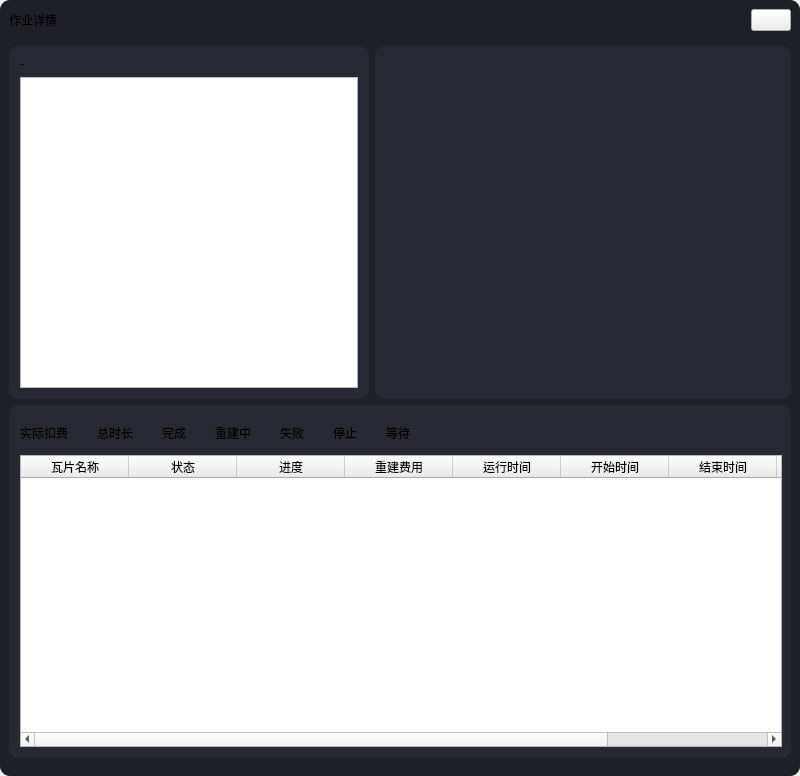
<?xml version="1.0" encoding="UTF-8"?>
<ui version="4.0">
 <class>DetailViewPage</class>
 <widget class="QWidget" name="DetailViewPage">
  <property name="geometry">
   <rect>
    <x>0</x>
    <y>0</y>
    <width>800</width>
    <height>776</height>
   </rect>
  </property>
  <property name="windowTitle">
   <string notr="true">DetailViewPage</string>
  </property>
  <property name="windowOpacity">
   <double>1.000000000000000</double>
  </property>
  <property name="styleSheet">
   <string notr="true">#widgetBody{background-color:#1f1f27;border-radius: 10px;}
QGroupBox {background-color:#282832;border:none; border-radius: 10px;}
</string>
  </property>
  <layout class="QVBoxLayout" name="verticalLayout_2">
   <property name="leftMargin">
    <number>0</number>
   </property>
   <property name="topMargin">
    <number>0</number>
   </property>
   <property name="rightMargin">
    <number>0</number>
   </property>
   <property name="bottomMargin">
    <number>0</number>
   </property>
   <item>
    <widget class="QWidget" name="widgetBody" native="true">
     <layout class="QVBoxLayout" name="verticalLayout_3">
      <property name="spacing">
       <number>6</number>
      </property>
      <property name="leftMargin">
       <number>0</number>
      </property>
      <property name="topMargin">
       <number>0</number>
      </property>
      <property name="rightMargin">
       <number>0</number>
      </property>
      <property name="bottomMargin">
       <number>9</number>
      </property>
      <item>
       <widget class="QWidget" name="widget_title" native="true">
        <layout class="QHBoxLayout" name="horizontalLayout_5">
         <property name="spacing">
          <number>6</number>
         </property>
         <property name="leftMargin">
          <number>9</number>
         </property>
         <property name="topMargin">
          <number>9</number>
         </property>
         <property name="rightMargin">
          <number>9</number>
         </property>
         <property name="bottomMargin">
          <number>0</number>
         </property>
         <item>
          <widget class="QLabel" name="label_title">
           <property name="text">
            <string>作业详情</string>
           </property>
          </widget>
         </item>
         <item>
          <spacer name="horizontalSpacer_2">
           <property name="orientation">
            <enum>Qt::Horizontal</enum>
           </property>
           <property name="sizeHint" stdset="0">
            <size>
             <width>40</width>
             <height>20</height>
            </size>
           </property>
          </spacer>
         </item>
         <item>
          <widget class="QPushButton" name="btnHide">
           <property name="text">
            <string/>
           </property>
          </widget>
         </item>
        </layout>
       </widget>
      </item>
      <item>
       <widget class="QWidget" name="widget_main" native="true">
        <property name="sizePolicy">
         <sizepolicy hsizetype="Preferred" vsizetype="Expanding">
          <horstretch>0</horstretch>
          <verstretch>0</verstretch>
         </sizepolicy>
        </property>
        <layout class="QVBoxLayout" name="verticalLayout">
         <property name="leftMargin">
          <number>0</number>
         </property>
         <property name="topMargin">
          <number>0</number>
         </property>
         <property name="rightMargin">
          <number>0</number>
         </property>
         <property name="bottomMargin">
          <number>0</number>
         </property>
         <item>
          <layout class="QVBoxLayout" name="verticalLayout_4" stretch="1,1">
           <property name="leftMargin">
            <number>9</number>
           </property>
           <property name="topMargin">
            <number>9</number>
           </property>
           <property name="rightMargin">
            <number>9</number>
           </property>
           <property name="bottomMargin">
            <number>9</number>
           </property>
           <item>
            <layout class="QHBoxLayout" name="horizontalLayout">
             <property name="leftMargin">
              <number>0</number>
             </property>
             <property name="rightMargin">
              <number>0</number>
             </property>
             <item>
              <widget class="QGroupBox" name="groupBox">
               <property name="minimumSize">
                <size>
                 <width>360</width>
                 <height>300</height>
                </size>
               </property>
               <property name="maximumSize">
                <size>
                 <width>360</width>
                 <height>16777215</height>
                </size>
               </property>
               <property name="title">
                <string/>
               </property>
               <layout class="QVBoxLayout" name="verticalLayout_7">
                <item>
                 <widget class="QLabel" name="label">
                  <property name="text">
                   <string>-</string>
                  </property>
                 </widget>
                </item>
                <item>
                 <widget class="QTableView" name="tableView">
                  <property name="editTriggers">
                   <set>QAbstractItemView::NoEditTriggers</set>
                  </property>
                  <property name="selectionMode">
                   <enum>QAbstractItemView::NoSelection</enum>
                  </property>
                  <property name="showGrid">
                   <bool>false</bool>
                  </property>
                  <attribute name="horizontalHeaderVisible">
                   <bool>false</bool>
                  </attribute>
                  <attribute name="horizontalHeaderMinimumSectionSize">
                   <number>200</number>
                  </attribute>
                  <attribute name="verticalHeaderVisible">
                   <bool>false</bool>
                  </attribute>
                 </widget>
                </item>
               </layout>
              </widget>
             </item>
             <item>
              <widget class="QGroupBox" name="groupBox_2">
               <property name="minimumSize">
                <size>
                 <width>360</width>
                 <height>300</height>
                </size>
               </property>
               <property name="title">
                <string/>
               </property>
               <layout class="QVBoxLayout" name="verticalLayout_6">
                <item>
                 <widget class="WebView" name="widget_3dview" native="true"/>
                </item>
               </layout>
              </widget>
             </item>
            </layout>
           </item>
           <item>
            <widget class="QGroupBox" name="groupBox_3">
             <property name="title">
              <string/>
             </property>
             <layout class="QVBoxLayout" name="verticalLayout_5" stretch="1,9">
              <property name="rightMargin">
               <number>9</number>
              </property>
              <item>
               <widget class="QStackedWidget" name="stackedWidget">
                <property name="currentIndex">
                 <number>1</number>
                </property>
                <widget class="QWidget" name="pageBtn">
                 <layout class="QVBoxLayout" name="verticalLayout_8">
                  <property name="leftMargin">
                   <number>0</number>
                  </property>
                  <property name="topMargin">
                   <number>0</number>
                  </property>
                  <property name="rightMargin">
                   <number>0</number>
                  </property>
                  <property name="bottomMargin">
                   <number>0</number>
                  </property>
                  <item>
                   <layout class="QHBoxLayout" name="horizontalLayout_2">
                    <property name="rightMargin">
                     <number>9</number>
                    </property>
                    <item>
                     <widget class="QPushButton" name="btnFrameResub">
                      <property name="text">
                       <string>重提</string>
                      </property>
                     </widget>
                    </item>
                    <item>
                     <widget class="QPushButton" name="btnFrameStop">
                      <property name="text">
                       <string>停止</string>
                      </property>
                     </widget>
                    </item>
                    <item>
                     <widget class="QPushButton" name="btnFrameStart">
                      <property name="text">
                       <string>开始</string>
                      </property>
                     </widget>
                    </item>
                    <item>
                     <spacer name="horizontalSpacer">
                      <property name="orientation">
                       <enum>Qt::Horizontal</enum>
                      </property>
                      <property name="sizeHint" stdset="0">
                       <size>
                        <width>40</width>
                        <height>20</height>
                       </size>
                      </property>
                     </spacer>
                    </item>
                   </layout>
                  </item>
                 </layout>
                </widget>
                <widget class="QWidget" name="pageInfo">
                 <layout class="QHBoxLayout" name="horizontalLayout_3">
                  <property name="leftMargin">
                   <number>0</number>
                  </property>
                  <property name="topMargin">
                   <number>0</number>
                  </property>
                  <property name="rightMargin">
                   <number>0</number>
                  </property>
                  <property name="bottomMargin">
                   <number>0</number>
                  </property>
                  <item>
                   <widget class="QLabel" name="label_2">
                    <property name="text">
                     <string>实际扣费</string>
                    </property>
                   </widget>
                  </item>
                  <item>
                   <widget class="QLabel" name="label_consume">
                    <property name="text">
                     <string/>
                    </property>
                   </widget>
                  </item>
                  <item>
                   <spacer name="horizontalSpacer_4">
                    <property name="orientation">
                     <enum>Qt::Horizontal</enum>
                    </property>
                    <property name="sizeType">
                     <enum>QSizePolicy::Fixed</enum>
                    </property>
                    <property name="sizeHint" stdset="0">
                     <size>
                      <width>10</width>
                      <height>10</height>
                     </size>
                    </property>
                   </spacer>
                  </item>
                  <item>
                   <widget class="QLabel" name="label_4">
                    <property name="text">
                     <string>总时长</string>
                    </property>
                   </widget>
                  </item>
                  <item>
                   <widget class="QLabel" name="label_use_time">
                    <property name="text">
                     <string/>
                    </property>
                   </widget>
                  </item>
                  <item>
                   <spacer name="horizontalSpacer_5">
                    <property name="orientation">
                     <enum>Qt::Horizontal</enum>
                    </property>
                    <property name="sizeType">
                     <enum>QSizePolicy::Fixed</enum>
                    </property>
                    <property name="sizeHint" stdset="0">
                     <size>
                      <width>10</width>
                      <height>10</height>
                     </size>
                    </property>
                   </spacer>
                  </item>
                  <item>
                   <widget class="QLabel" name="label_6">
                    <property name="text">
                     <string>完成</string>
                    </property>
                   </widget>
                  </item>
                  <item>
                   <widget class="QLabel" name="label_finished">
                    <property name="text">
                     <string/>
                    </property>
                   </widget>
                  </item>
                  <item>
                   <spacer name="horizontalSpacer_6">
                    <property name="orientation">
                     <enum>Qt::Horizontal</enum>
                    </property>
                    <property name="sizeType">
                     <enum>QSizePolicy::Fixed</enum>
                    </property>
                    <property name="sizeHint" stdset="0">
                     <size>
                      <width>10</width>
                      <height>10</height>
                     </size>
                    </property>
                   </spacer>
                  </item>
                  <item>
                   <widget class="QLabel" name="label_8">
                    <property name="text">
                     <string>重建中</string>
                    </property>
                   </widget>
                  </item>
                  <item>
                   <widget class="QLabel" name="label_rendering">
                    <property name="text">
                     <string/>
                    </property>
                   </widget>
                  </item>
                  <item>
                   <spacer name="horizontalSpacer_7">
                    <property name="orientation">
                     <enum>Qt::Horizontal</enum>
                    </property>
                    <property name="sizeType">
                     <enum>QSizePolicy::Fixed</enum>
                    </property>
                    <property name="sizeHint" stdset="0">
                     <size>
                      <width>10</width>
                      <height>10</height>
                     </size>
                    </property>
                   </spacer>
                  </item>
                  <item>
                   <widget class="QLabel" name="label_10">
                    <property name="text">
                     <string>失败</string>
                    </property>
                   </widget>
                  </item>
                  <item>
                   <widget class="QLabel" name="label_failed">
                    <property name="text">
                     <string/>
                    </property>
                   </widget>
                  </item>
                  <item>
                   <spacer name="horizontalSpacer_8">
                    <property name="orientation">
                     <enum>Qt::Horizontal</enum>
                    </property>
                    <property name="sizeType">
                     <enum>QSizePolicy::Fixed</enum>
                    </property>
                    <property name="sizeHint" stdset="0">
                     <size>
                      <width>10</width>
                      <height>10</height>
                     </size>
                    </property>
                   </spacer>
                  </item>
                  <item>
                   <widget class="QLabel" name="label_12">
                    <property name="text">
                     <string>停止</string>
                    </property>
                   </widget>
                  </item>
                  <item>
                   <widget class="QLabel" name="label_stop">
                    <property name="text">
                     <string/>
                    </property>
                   </widget>
                  </item>
                  <item>
                   <spacer name="horizontalSpacer_9">
                    <property name="orientation">
                     <enum>Qt::Horizontal</enum>
                    </property>
                    <property name="sizeType">
                     <enum>QSizePolicy::Fixed</enum>
                    </property>
                    <property name="sizeHint" stdset="0">
                     <size>
                      <width>10</width>
                      <height>10</height>
                     </size>
                    </property>
                   </spacer>
                  </item>
                  <item>
                   <widget class="QLabel" name="label_14">
                    <property name="text">
                     <string>等待</string>
                    </property>
                   </widget>
                  </item>
                  <item>
                   <widget class="QLabel" name="label_wait">
                    <property name="text">
                     <string/>
                    </property>
                   </widget>
                  </item>
                  <item>
                   <spacer name="horizontalSpacer_3">
                    <property name="orientation">
                     <enum>Qt::Horizontal</enum>
                    </property>
                    <property name="sizeHint" stdset="0">
                     <size>
                      <width>20</width>
                      <height>10</height>
                     </size>
                    </property>
                   </spacer>
                  </item>
                 </layout>
                </widget>
               </widget>
              </item>
              <item>
               <widget class="TableWidget" name="tableDetail">
                <property name="editTriggers">
                 <set>QAbstractItemView::NoEditTriggers</set>
                </property>
                <property name="selectionBehavior">
                 <enum>QAbstractItemView::SelectRows</enum>
                </property>
                <property name="verticalScrollMode">
                 <enum>QAbstractItemView::ScrollPerPixel</enum>
                </property>
                <property name="horizontalScrollMode">
                 <enum>QAbstractItemView::ScrollPerPixel</enum>
                </property>
                <attribute name="horizontalHeaderDefaultSectionSize">
                 <number>108</number>
                </attribute>
                <attribute name="horizontalHeaderStretchLastSection">
                 <bool>true</bool>
                </attribute>
                <attribute name="verticalHeaderVisible">
                 <bool>false</bool>
                </attribute>
                <column>
                 <property name="text">
                  <string>瓦片名称</string>
                 </property>
                </column>
                <column>
                 <property name="text">
                  <string>状态</string>
                 </property>
                </column>
                <column>
                 <property name="text">
                  <string>进度</string>
                 </property>
                </column>
                <column>
                 <property name="text">
                  <string>重建费用</string>
                 </property>
                </column>
                <column>
                 <property name="text">
                  <string>运行时间</string>
                 </property>
                </column>
                <column>
                 <property name="text">
                  <string>开始时间</string>
                 </property>
                </column>
                <column>
                 <property name="text">
                  <string>结束时间</string>
                 </property>
                </column>
                <column>
                 <property name="text">
                  <string>CPU利用率</string>
                 </property>
                </column>
                <column>
                 <property name="text">
                  <string>内存峰值</string>
                 </property>
                </column>
               </widget>
              </item>
             </layout>
            </widget>
           </item>
          </layout>
         </item>
        </layout>
       </widget>
      </item>
     </layout>
    </widget>
   </item>
  </layout>
 </widget>
 <layoutdefault spacing="6" margin="11"/>
 <customwidgets>
  <customwidget>
   <class>TableWidget</class>
   <extends>QTableWidget</extends>
   <header>UI/Widgets/TableWidget.h</header>
  </customwidget>
  <customwidget>
   <class>WebView</class>
   <extends>QWidget</extends>
   <header>UI/Base/webview.h</header>
   <container>1</container>
  </customwidget>
 </customwidgets>
 <resources/>
 <connections>
  <connection>
   <sender>btnHide</sender>
   <signal>clicked()</signal>
   <receiver>DetailViewPage</receiver>
   <slot>hide()</slot>
   <hints>
    <hint type="sourcelabel">
     <x>514</x>
     <y>20</y>
    </hint>
    <hint type="destinationlabel">
     <x>269</x>
     <y>387</y>
    </hint>
   </hints>
  </connection>
 </connections>
</ui>
